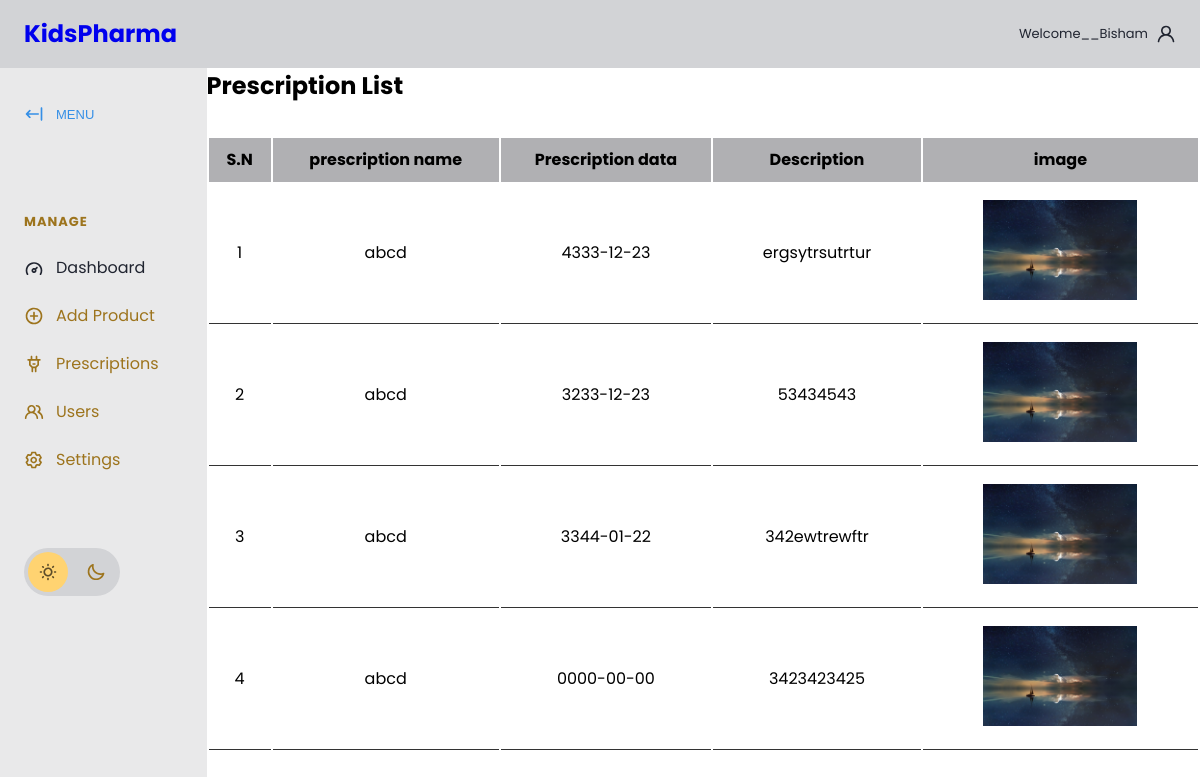
/php/prescriptionshow.php, run on an earlier commit of the app's database.
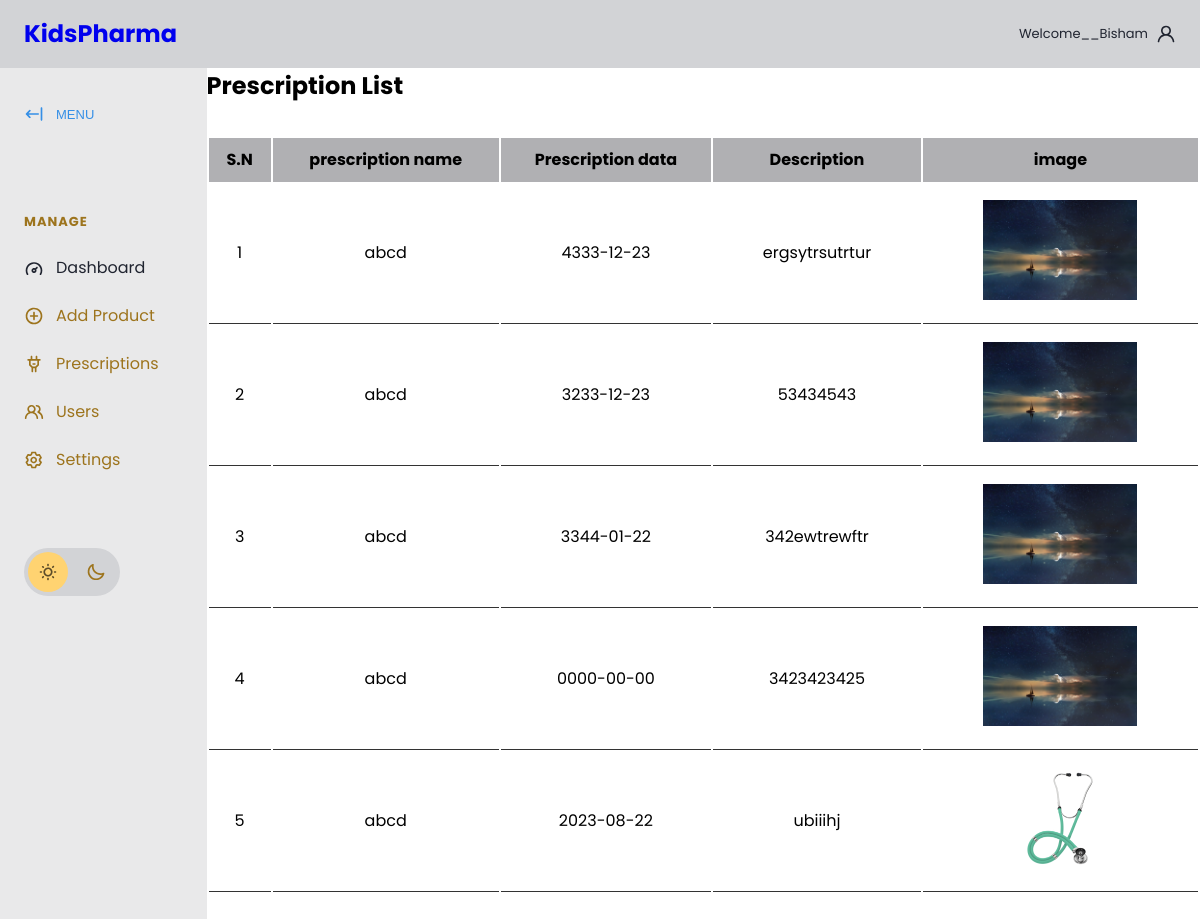
And on a later commit of the database.
### tables this page shows
CREATE TABLE `precription` (
  `ID` int(11) NOT NULL,
  `Username` varchar(50) DEFAULT NULL,
  `p_date` date DEFAULT NULL,
  `description` varchar(200) DEFAULT NULL,
  `p_img` varchar(200) DEFAULT NULL
);

### php/prescriptionshow.php (the view, shortened to what this page needs)
<?php
include_once('connection.php');
 ?>
<!DOCTYPE html>
<html lang="en">
<head>
	<link rel="stylesheet" href="https://cdn.jsdelivr.net/npm/modern-normalize@1.1.0/modern-normalize.min.css">
	<link rel="stylesheet" href="app.css">
    <link rel="stylesheet" href="./product.css">
</head>
<body>
	<header id="main-header">
		<nav>
			<ul>
				<li id="main-header__logo">
					<a href="./admindb.html">
						<h1>KidsPharma</h1>
					</a>
				</li>
			</ul>
			<a href="#">
				<span>Welcome__Bisham</span>
				<svg>
					<use xlink:href="#icon-user"></use>
				</svg>
			</a>
		</nav>
	</header>
	<section id="main">
		<div id="sidebar">
			<button id="sidebar__collapse">
				<svg>
					<use xlink:href="#icon-collapse"></use>
				</svg>
				<span>MENU</span>
			</button>
			<nav id="sidebar__nav">
				<ul>
					<li class="menu-heading"><span>Manage</span></li>
					<li>
						<a href="./admindb.html" class="active">
							<svg>
								<use xlink:href="#icon-dashboard"></use>
							</svg>
							<span>Dashboard</span>
						</a>
					</li>
					<li>
						<a href="./addproduct.php">
							<svg>
								<use xlink:href="#icon-add"></use>
							</svg>
							<span>Add Product</span>
						</a>
					</li>
					<li>
						<a href="prescriptionshow.php">
							<svg>
								<use xlink:href="#icon-plugins"></use>
							</svg>
							<span>Prescriptions</span>
						</a>
					</li>
					<li>
						<a href="./userlist.php">
							<svg>
								<use xlink:href="#icon-users"></use>
							</svg>
							<span>Users</span>
						</a>
					</li>
					<li>
						<a href="#">
							<svg>
								<use xlink:href="#icon-settings"></use>
							</svg>
							<span>Settings</span>
						</a>
					</li>
			</nav>
			<div id="sidebar__theme-switcher">
				<svg id="sidebar__theme-switcher__sun">
					<use xlink:href="#icon-sun"></use>
				</svg>
				<svg id="sidebar__theme-switcher__moon">
					<use xlink:href="#icon-moon"></use>
				</svg>
			</div>
		</div>
<div class="form-container">
    <h1>Prescription List</h1>
    <div class="admin-product-form-container">
        <?php
        $select = mysqli_query($conn, "SELECT * FROM precription");
        $sn = 1;
        ?>
        <div class="product-display">
            <table class="product-display-table">
                <thead>
                    <tr>
                        <th>S.N</th>
                        <th>prescription name
                        <th>Prescription data</th>
                        <th>Description</th>
                        <th>image</th>
                    </tr>
                </thead>
                <?php while ($row = mysqli_fetch_assoc($select)) {
                    ?>
                    <tr>
                        <td>
                            <?php echo $sn++; ?>
                        </td>
                        <td>
                            <?php echo $row['Username']; ?>
                        </td>
                        <td>
                            <?php echo $row['p_date']; ?>
                        </td>
                        <td>
                            <?php echo $row['description'] ?>
                        </td>
                  <td><img src="./prescription_img/<?php echo $row['p_img']; ?>" height="100"></td>
                    </tr>
                <?php } ?>
            </table>
        </div>
    </div>
	</section>
</body>
</html>

### php/app.css (style rules this page uses)
:root { --gray-base: #202430; --gray-shade-60: #13161D; --gray-tint-30: #912941; --gray-tint-50: #9d741d; --gray-tint-80: #D2D3D6; --gray-alpha-80: rgb(32 36 48 / .8); --gray-tint-90: #E9E9EA; --white-base: #fff; --primary-base: #358FE6; --extras-sun: #FFD371; --extras-moon: #7190FF; --extras-black-alpha-64: rgb(0 0 0 / .64); --extras-white-alpha-64: rgb(255 255 255 / .64); }
:root[data-theme="light"] { --main-header-bg: var(--gray-tint-80); --top-bar-icon-fill: var(--gray-base); --sidebar-bg: var(--gray-tint-90); --sidebar-icon-fill: var(--gray-tint-50); --sidebar-icon-active-fill: var(--gray-base); --sidebar-link-color: var(--gray-tint-50); --sidebar-link-active-color: var(--gray-base); --sidebar-menu-heading-color: var(--gray-tint-50); --theme-switcher-bg: var(--gray-tint-80); --theme-switcher-indicator: var(--extras-sun); --theme-switcher-indicator-pos: .25rem; --sun-icon-fill: var(--extras-black-alpha-64); --moon-icon-fill: var(--gray-tint-50); --main-header-link-color: var(--gray-base); }
html { font-size: 100%; line-height: 1.4; }
body { font-family: 'Figtree', sans-serif; }
#main-header { background-color: var(--main-header-bg); padding: 1rem 1.5rem; transition: background-color .4s ease-in-out; }
#main-header nav, #main-header ul, #main-header a { display: flex; align-items: center; }
#main-header nav { justify-content: space-between; }
#main-header nav ul { list-style: none; margin: 0; padding: 0; gap: 2rem; }
#main-header svg { width: 1.5rem; height: 1.5rem; fill: var(--top-bar-icon-fill); transition: fill .4s ease-in-out; }
#main-header__logo, #main-header a span { display: none; }
#main { position: relative; }
#sidebar { background-color: var(--sidebar-bg); padding: 1.5rem 0 1.5rem 1.5rem; position: absolute; top: 0; display: flex; flex-direction: column; gap: 4rem; min-height: 200%; align-items: flex-start; transform: translate3d(-100%, 0, 0); transition: transform .4s ease-in-out, background-color .4s ease-in-out; }
#sidebar svg { width: 1.25rem; height: 1.25rem; fill: var(--sidebar-icon-fill); transition: fill .4s ease-in-out; }
#sidebar__collapse { display: none; }
#sidebar__nav ul { list-style: none; padding: 0; margin: 0; }
#sidebar__nav ul a { display: flex; padding: .75rem 0; gap: .75rem; align-items: center; text-decoration: none; color: var(--sidebar-link-color); padding-right: 3rem; transition: color .3s ease-in-out; }
#sidebar__nav ul a.active { color: var(--sidebar-link-active-color); }
#sidebar__nav ul a.active svg { fill: var(--sidebar-icon-active-fill); }
.menu-heading { color: var(--sidebar-menu-heading-color); font-size: 81.25%; text-transform: uppercase; font-weight: 700; letter-spacing: 1px; padding: .75rem 0; }
#sidebar__theme-switcher { background-color: var(--theme-switcher-bg); border-radius: 50px; display: flex; align-items: center; padding: 0.875rem; gap: 1.75rem; position: relative; cursor: pointer; transition: background-color .4s ease-in-out; }
#sidebar__theme-switcher::before { content: ''; position: absolute; width: 2.5rem; height: 2.5rem; background-color: var(--theme-switcher-indicator); border-radius: 50px; z-index: 0; left: 0; transform: translateX(var(--theme-switcher-indicator-pos)); transition: transform .4s ease-in-out; }
#sidebar__theme-switcher svg { z-index: 1; }
#sidebar #sidebar__theme-switcher__sun { fill: var(--sun-icon-fill); }
#sidebar #sidebar__theme-switcher__moon { fill: var(--moon-icon-fill); }
@media screen and (min-width: 768px) { #main-header__logo { display: block; } }
@media screen and (min-width: 768px) { #main-header svg { width: 1.25rem; height: 1.25rem; } }
@media screen and (min-width: 768px) { #main-header a { text-decoration: none; } }
@media screen and (min-width: 768px) { #main-header a span { display: inline-block; font-size: 81.25%; color: var(--main-header-link-color); transition: color .4s ease-in-out; } }
@media screen and (min-width: 768px) { #main-header a { gap: .5rem; } }
@media screen and (min-width: 768px) { #sidebar { position: relative; transform: none; } }
@media screen and (min-width: 768px) { #main { display: grid; grid-template-columns: auto 1fr; } }
@media screen and (min-width: 768px) { #sidebar__collapse { display: flex; align-items: center; gap: .75rem; padding: .75rem 0; appearance: none; background: transparent; border: none; font-size: 81.25%; color: var(--primary-base); cursor: pointer; } }
@media screen and (min-width: 768px) { #sidebar__collapse svg { fill: var(--primary-base); } }

What changed in the data, as far as the page shows it:
added precription: Username "abcd", p_date "2023-08-22", description "ubiiihj", p_img (picture)
